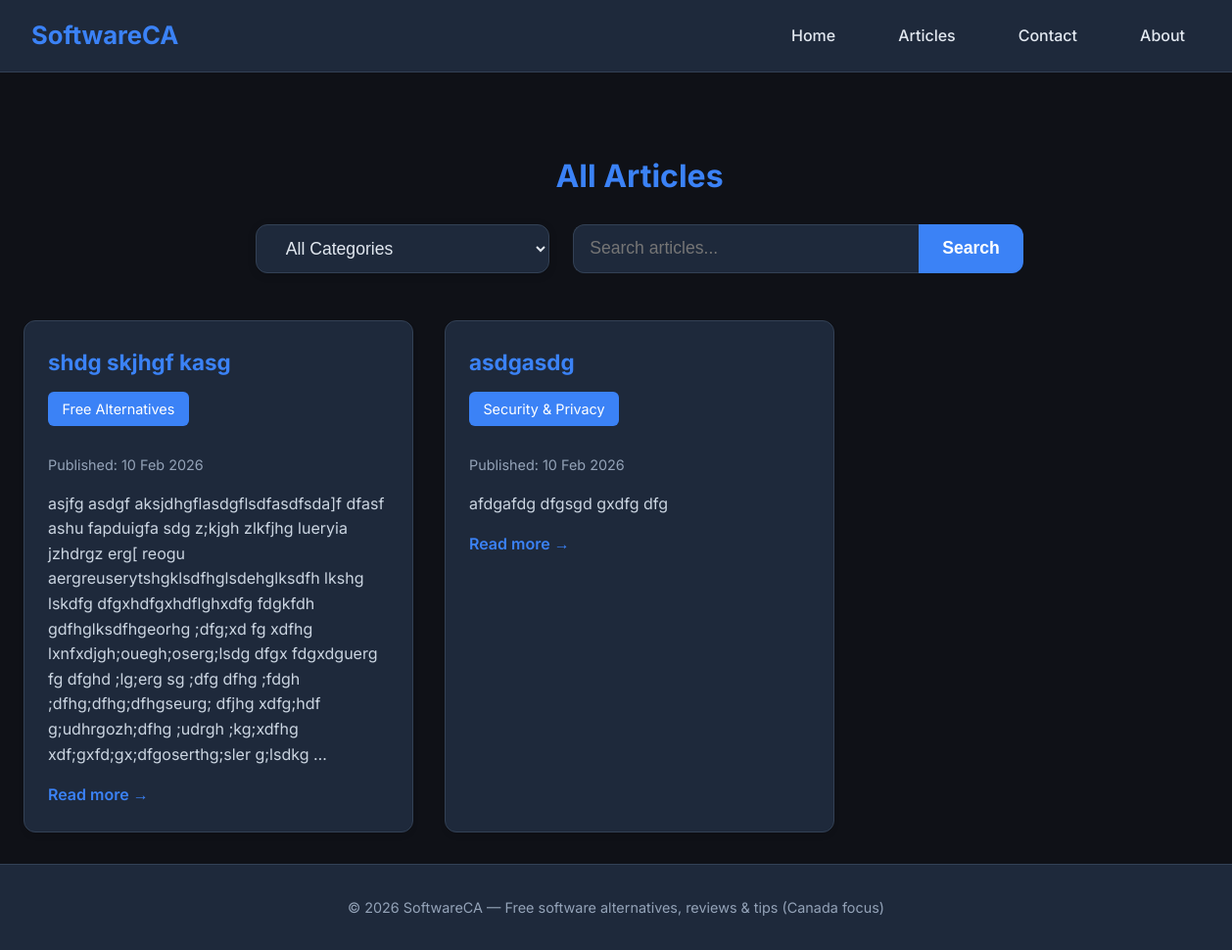
The page /articles/ on the database as committed earlier.
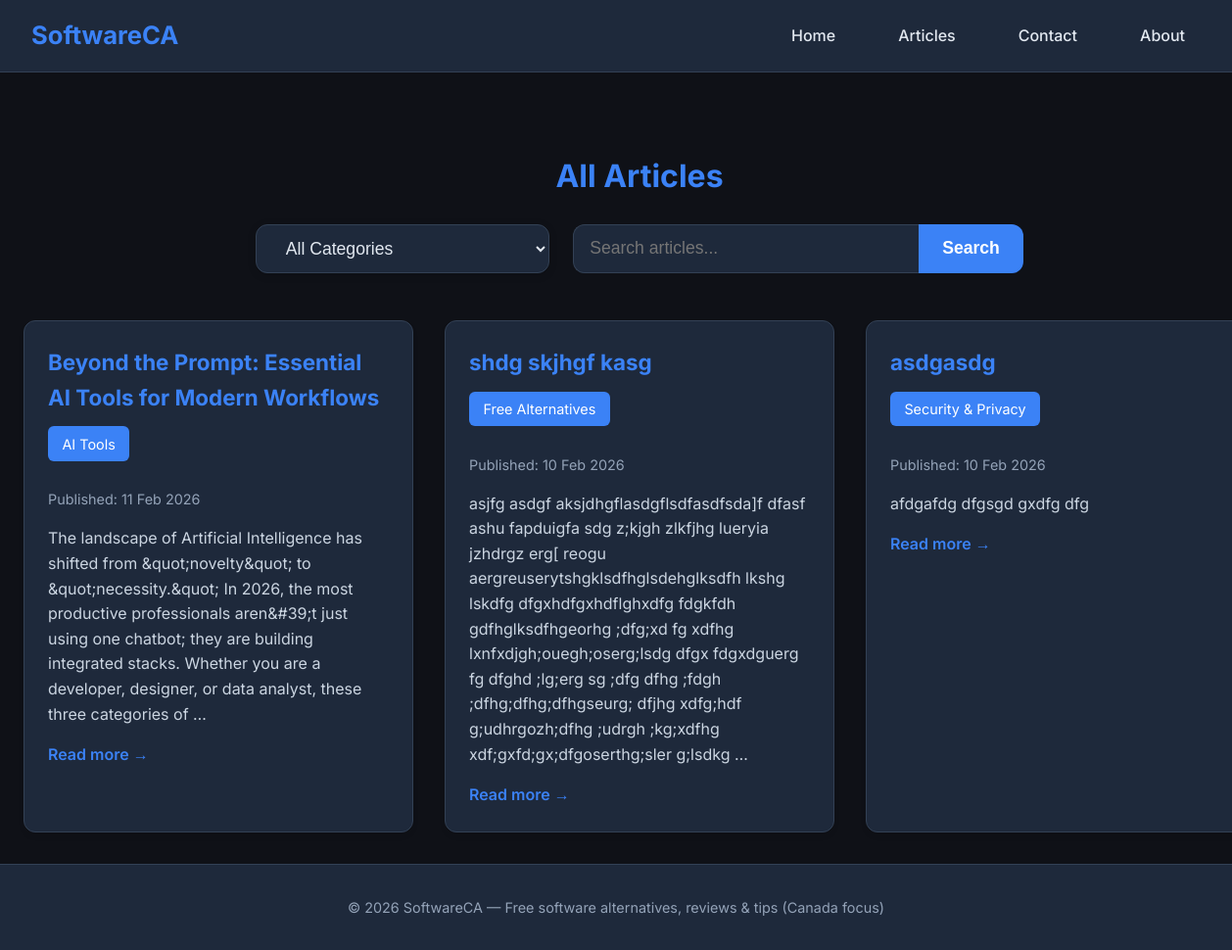
The same page on the database as committed later.
### content/models.py (models this page shows, shortened)
class Article(models.Model):
    title = models.CharField(max_length=200)
    slug = models.SlugField(max_length=200, unique=True, blank=True)
    content = RichTextField()
    pub_date = models.DateTimeField(default=timezone.now)
    updated_at = models.DateTimeField(auto_now=True)
    is_published = models.BooleanField(default=True)
    category = models.ForeignKey(
        Category,
        on_delete=models.SET_NULL,
        null=True,
        blank=True,
        related_name='articles'
    )
    class Meta:
        ordering = ['-pub_date']  # newest first

class Category(models.Model):
    name = models.CharField(max_length=100, unique=True)
    slug = models.SlugField(max_length=100, unique=True, blank=True)
    description = models.TextField(blank=True)
    class Meta:
        verbose_name_plural = "categories"
        ordering = ['name']

### content/views.py (the view)
# urls.py: path('articles/', articles_list, name='articles_list'),
def articles_list(request):
    category_slug = request.GET.get('category')
    search_query = request.GET.get('q', '').strip()  # get search term
    articles = Article.objects.filter(is_published=True).order_by('-pub_date')
    if category_slug:
        articles = articles.filter(category__slug=category_slug)
    if search_query:
        articles = articles.filter(
            Q(title__icontains=search_query) |
            Q(content__icontains=search_query)
        )
    categories = Category.objects.all()
    context = {
        'articles': articles,
        'categories': categories,
        'selected_category': category_slug,
        'search_query': search_query,  # pass back to keep input value
    }
    return render(request, 'articles_list.html', context)

### templates/articles_list.html (shortened to what this page needs)
{% extends 'base.html' %}
{% block content %}
    <div style="text-align: center; margin: 3rem 0 2rem;">
        <h1 style="margin-bottom: 1.5rem; color: var(--accent);">All Articles</h1>
        <div style="display: flex; justify-content: center; gap: 1.5rem; flex-wrap: wrap; margin-bottom: 3rem;">
            <form method="get" style="display: inline-block;">
                <select name="category" onchange="this.form.submit()"
                        style="padding: 0.8rem 1.6rem; font-size: 1.1rem; border-radius: 12px; border: 1px solid var(--border); background: var(--card); color: var(--text); cursor: pointer; min-width: 300px; box-shadow: 0 2px 8px rgba(0,0,0,0.15);">
                    <option value="">All Categories</option>
                </select>
            </form>
            <form method="get" style="display: inline-flex; align-items: stretch;">
                <input type="text" name="q" value="{{ search_query }}" placeholder="Search articles..."
                       style="padding: 0.8rem 1rem; width: 320px; border: 1px solid var(--border); border-right: none; border-radius: 12px 0 0 12px; background: var(--card); color: var(--text); font-size: 1.1rem;">
                <button type="submit" style="
                    padding: 0.8rem 1.5rem;
                    background: var(--accent);
                    color: white;
                    border: none;
                    border-radius: 0 12px 12px 0;
                    cursor: pointer;
                    font-weight: 600;
                    font-size: 1.1rem;
                    transition: background 0.2s;
                ">
                    Search
                </button>
            </form>
        </div>
    </div>
    {% if articles %}
        <div class="articles">
            {% for article in articles %}
                <div class="article-card">
                    <div class="article-content">
                        <h2 class="article-title">{{ article.title }}</h2>
                        {% if article.category %}
                            <a href="{% url 'category_detail' slug=article.category.slug %}"
                               style="background: var(--accent); color: white; padding: 0.4rem 0.9rem; border-radius: 6px; font-size: 0.9rem; display: inline-block; margin-bottom: 0.8rem; text-decoration: none;">
                                {{ article.category.name }}
                            </a>
                        {% endif %}
                        <p class="article-date">Published: {{ article.pub_date|date:"d M Y" }}</p>
                        <p class="article-excerpt">{{ article.content|striptags|truncatewords:40 }}</p>
                        <a href="{% url 'article_detail' slug=article.slug %}?from_category={{ selected_category }}&from_search={{ search_query|urlencode }}" class="read-more">Read more →</a>
                    </div>
                </div>
            {% endfor %}
        </div>
    {% endif %}
{% endblock %}

Rows that differ between the two databases and show on the page:
added Article: title "Beyond the Prompt: Essential AI Tools for Modern Workflows", category.name "AI Tools", pub_date "11 Feb 2026", content "The landscape of Artificial Intelligence has shifted from &quot;novelty&quot; to &quot;necessity.&quot; In 2026, the most productive professionals aren&#39;t just using one chatbot; they are building integrated stacks. Whether you are a developer, designer, or data analyst, these three categories of …"
